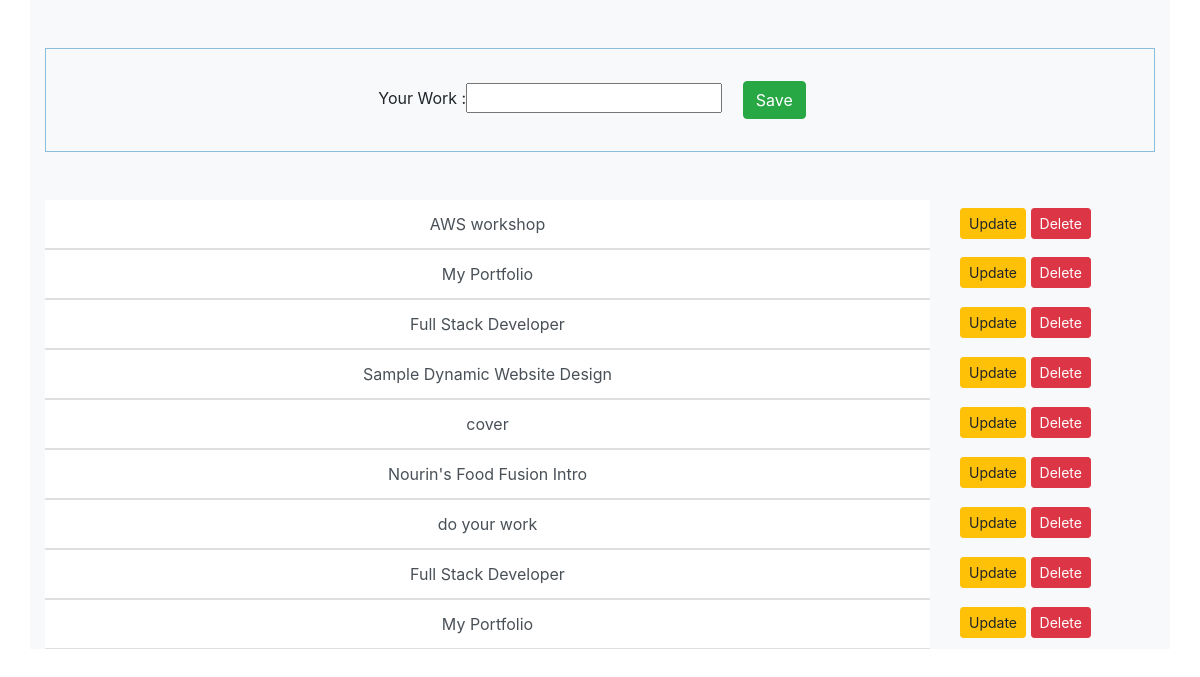
The app's page /, older data.
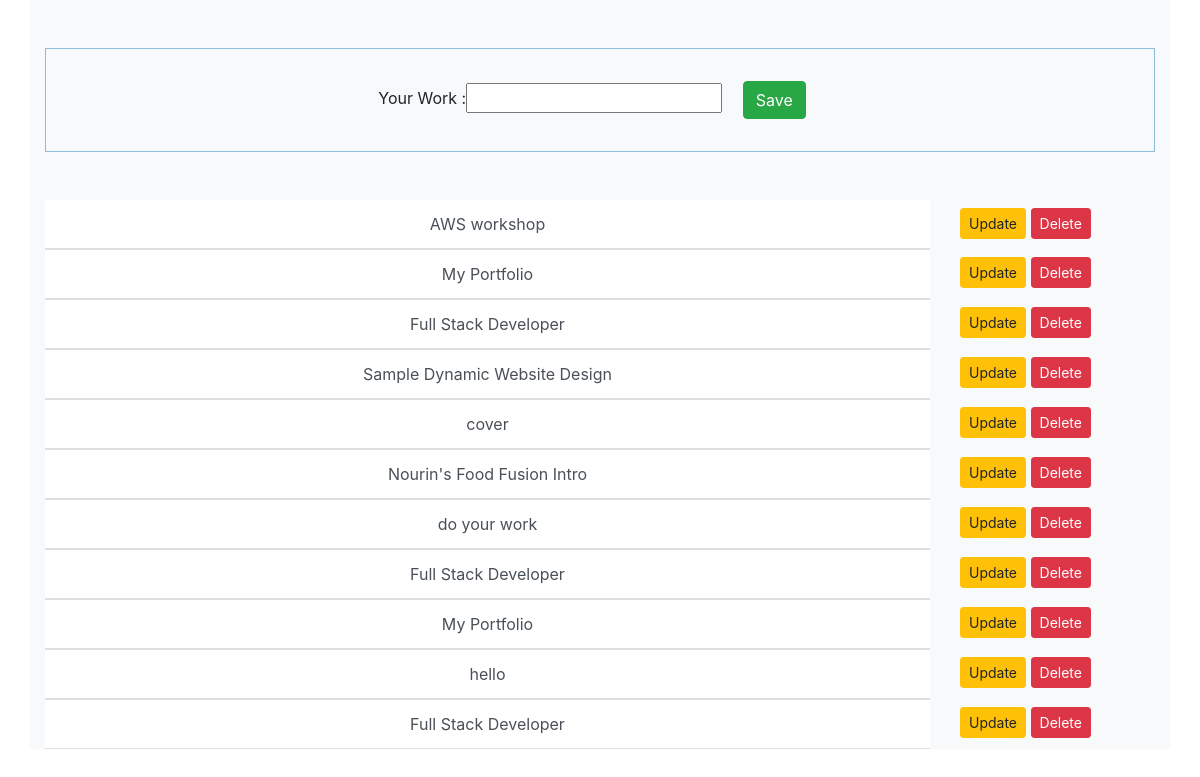
The same page, newer data.
### apptodo/models.py (models this page shows)
class Task(models.Model):
    title    =models.CharField(max_length=300)
    complete =models.BooleanField(default=False)
    created  =models.DateTimeField(default=datetime.datetime.today)

### apptodo/views.py (the view, shortened to what this page needs)
# urls.py: path('',Index.as_view(),name="index"),
class Index(View):
    def get(self,request):
        task=Task.objects.all()
        form=TaskForm()
        content={
            'tasks':task,
            'form':form,
        }
        return render(request,'index.html',content)

### apptodo/forms.py
class TaskForm(forms.Form):
    title = forms.CharField(label='Your Work    ', max_length=200)

### apptodo/templates/index.html (shortened to what this page needs)
<!doctype html>
<html lang="en">
  <head>
    <link rel="stylesheet" href="https://maxcdn.bootstrapcdn.com/bootstrap/4.0.0/css/bootstrap.min.css">
  </head>
  <body>
   <div class="container pt-5 bg-light">
       <div class="text-center mb-5 p-3" style="border: 1px solid rgb(141, 189, 221);">
        <form method="post" action="/" class="">
            {{form}}
            <input type="submit" value="Save" class="btn btn-success m-3">
       </form>
       </div>
       <div class="row container justify-content-center">
            {% for task in tasks %}
            <div class="list-group list-group-flush col-10">
                <a href="{% url 'update' task.id %}" class="list-group-item list-group-item-action text-center">{{task.title}}</a>
            </div>
            <div class="col-2">
                <a href="{% url 'update' task.id %}" class="btn btn-warning btn-sm mt-2" >Update</a>
                <a href="{% url 'delete_task' task.id %}" class="btn btn-danger btn-sm mt-2">Delete</a>
             </div>
             {% endfor %}
        </div>
    </div>
  </body>
</html>

Row changes from the older to the newer data that the page shows:
added Task: title "hello"
added Task: title "Full Stack Developer"
